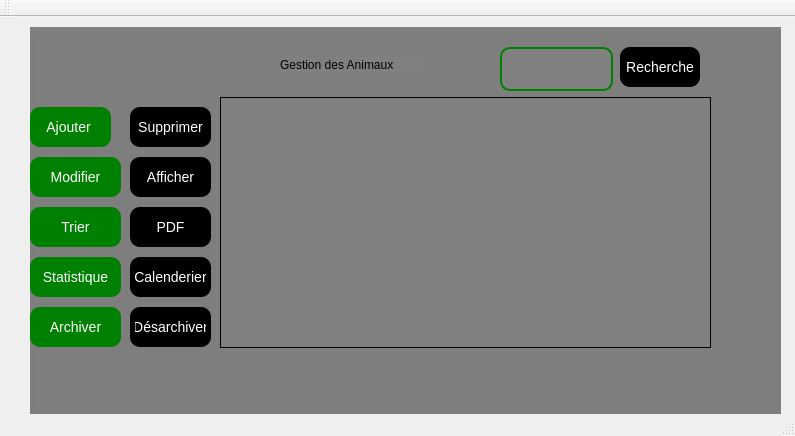
<?xml version="1.0" encoding="UTF-8"?>
<ui version="4.0">
 <class>GestionAnimaux</class>
 <widget class="QMainWindow" name="GestionAnimaux">
  <property name="geometry">
   <rect>
    <x>0</x>
    <y>0</y>
    <width>795</width>
    <height>436</height>
   </rect>
  </property>
  <property name="windowTitle">
   <string>Gestion des Clients</string>
  </property>
  <widget class="QWidget" name="centralWidget">
   <widget class="QGroupBox" name="groupBox">
    <property name="geometry">
     <rect>
      <x>30</x>
      <y>10</y>
      <width>751</width>
      <height>391</height>
     </rect>
    </property>
    <property name="styleSheet">
     <string notr="true">/* CSS pour styliser votre interface */
* {
    /* Couleur de fond générale */
    background-color: #808080; /* Gris */
}

/* Styliser tous les boutons */
QPushButton {
    border-radius: 10px; /* Bordures arrondies */
    box-shadow: 0 0 10px rgba(0,0,0,0.5); /* Ombre */
    font-family: Arial, sans-serif; /* Changer la police */
    font-size: 14px; /* Taille de la police */
    padding: 5px; /* Espacement interne réduit */
    min-height: 30px; /* Hauteur minimale augmentée */
}

/* Styliser le bouton Ajouter */
QPushButton#Ajouter {
    background-color: #008000; /* Vert */
    color: #FFFFFF; /* Blanc */
}

/* Styliser le bouton Supprimer */
QPushButton#supprimeran {
    background-color: #000000; /* Noir */
    color: #FFFFFF; /* Blanc */
}

/* Styliser le bouton Modifier */
QPushButton#modifieran {
    background-color: #008000; /* Vert */
    color: #FFFFFF; /* Blanc */
}

/* Styliser le bouton Afficher */
QPushButton#affichean {
    background-color: #000000; /* Noir */
    color: #FFFFFF; /* Blanc */
}

/* Styliser le bouton Trier */
QPushButton#Trieran {
    background-color: #008000; /* Vert */
    color: #FFFFFF; /* Blanc */
}

/* Styliser le bouton PDF */
QPushButton#pdfa {
    background-color: #000000; /* Noir */
    color: #FFFFFF; /* Blanc */
}

/* Styliser le bouton Statistique */
QPushButton#statanim {
    background-color: #008000; /* Vert */
    color: #FFFFFF; /* Blanc */
}

/* Styliser le bouton Recherche */
QPushButton#recherchean {
    background-color: #000000; /* Noir */
    color: #FFFFFF; /* Blanc */
}
/* Styliser QTableView */
QTableView {
    border: 1px solid #000; /* Bordure noire */
    color: #000; /* Texte noir */
    background-color: #808080; /* Fond gris */
    gridline-color: #008000; /* Lignes de grille vertes */
}

/* Styliser l'en-tête de QTableView */
QHeaderView::section {
    background-color: #008000; /* Fond vert */
    padding: 5px; /* Espacement interne */
    border: 1px solid #000; /* Bordure noire */
    color: #fff; /* Texte blanc */
}

/* Styliser les cellules de QTableView lorsqu'elles sont sélectionnées */
QTableView::item:selected {
    background-color: #008000; /* Fond vert */
    color: #fff; /* Texte blanc */
}
/* Styliser QLineEdit */
QLineEdit {
    border: 2px solid #008000; /* Bordure verte */
    border-radius: 10px; /* Bordures arrondies */
      padding: 5px; /* Espacement interne réduit */
    min-height: 30px; /* Hauteur minimale augmentée */
    background-color: #808080; /* Fond gris */
    color: #FFFFFF; /* Texte blanc */
}

/* Styliser QLineEdit lorsqu'il a le focus */
QLineEdit:focus {
    border: 2px solid #000000; /* Bordure noire */
}
</string>
    </property>
    <property name="title">
     <string/>
    </property>
    <widget class="QLabel" name="label">
     <property name="geometry">
      <rect>
       <x>250</x>
       <y>30</y>
       <width>141</width>
       <height>16</height>
      </rect>
     </property>
     <property name="styleSheet">
      <string notr="true">font: 75 italic 15pt &quot;Perpetua&quot;;</string>
     </property>
     <property name="text">
      <string>Gestion des Animaux</string>
     </property>
    </widget>
    <widget class="QPushButton" name="Ajouter">
     <property name="geometry">
      <rect>
       <x>0</x>
       <y>80</y>
       <width>81</width>
       <height>40</height>
      </rect>
     </property>
     <property name="text">
      <string>Ajouter </string>
     </property>
    </widget>
    <widget class="QPushButton" name="supprimeran">
     <property name="geometry">
      <rect>
       <x>100</x>
       <y>80</y>
       <width>81</width>
       <height>40</height>
      </rect>
     </property>
     <property name="text">
      <string>Supprimer</string>
     </property>
    </widget>
    <widget class="QPushButton" name="modifieran">
     <property name="geometry">
      <rect>
       <x>0</x>
       <y>130</y>
       <width>91</width>
       <height>40</height>
      </rect>
     </property>
     <property name="text">
      <string>Modifier</string>
     </property>
    </widget>
    <widget class="QPushButton" name="affichean">
     <property name="geometry">
      <rect>
       <x>100</x>
       <y>130</y>
       <width>81</width>
       <height>40</height>
      </rect>
     </property>
     <property name="text">
      <string>Afficher</string>
     </property>
    </widget>
    <widget class="QTableView" name="tablevie">
     <property name="geometry">
      <rect>
       <x>190</x>
       <y>70</y>
       <width>491</width>
       <height>251</height>
      </rect>
     </property>
    </widget>
    <widget class="QPushButton" name="Trieran">
     <property name="geometry">
      <rect>
       <x>0</x>
       <y>180</y>
       <width>91</width>
       <height>40</height>
      </rect>
     </property>
     <property name="text">
      <string>Trier</string>
     </property>
    </widget>
    <widget class="QPushButton" name="pdfa">
     <property name="geometry">
      <rect>
       <x>100</x>
       <y>180</y>
       <width>81</width>
       <height>40</height>
      </rect>
     </property>
     <property name="text">
      <string>PDF</string>
     </property>
    </widget>
    <widget class="QPushButton" name="statanim">
     <property name="geometry">
      <rect>
       <x>0</x>
       <y>230</y>
       <width>91</width>
       <height>40</height>
      </rect>
     </property>
     <property name="text">
      <string>Statistique</string>
     </property>
    </widget>
    <widget class="QLineEdit" name="lineditrech">
     <property name="geometry">
      <rect>
       <x>470</x>
       <y>20</y>
       <width>113</width>
       <height>44</height>
      </rect>
     </property>
    </widget>
    <widget class="QPushButton" name="recherchean">
     <property name="geometry">
      <rect>
       <x>590</x>
       <y>20</y>
       <width>80</width>
       <height>40</height>
      </rect>
     </property>
     <property name="text">
      <string>Recherche</string>
     </property>
    </widget>
    <widget class="QPushButton" name="calendrierb">
     <property name="geometry">
      <rect>
       <x>100</x>
       <y>230</y>
       <width>81</width>
       <height>40</height>
      </rect>
     </property>
     <property name="styleSheet">
      <string notr="true">QPushButton#calendrierb {
    background-color: #000000; /* Vert */
    color: #FFFFFF; /* Blanc */
}</string>
     </property>
     <property name="text">
      <string>Calenderier</string>
     </property>
    </widget>
    <widget class="QPushButton" name="unarchiveButton">
     <property name="geometry">
      <rect>
       <x>100</x>
       <y>280</y>
       <width>81</width>
       <height>40</height>
      </rect>
     </property>
     <property name="styleSheet">
      <string notr="true">QPushButton#unarchiveButton{
    background-color: #000000; /* Noir */
    color: #FFFFFF; /* Blanc */
}</string>
     </property>
     <property name="text">
      <string>Désarchiver</string>
     </property>
    </widget>
    <widget class="QPushButton" name="archiveButton">
     <property name="geometry">
      <rect>
       <x>0</x>
       <y>280</y>
       <width>91</width>
       <height>40</height>
      </rect>
     </property>
     <property name="styleSheet">
      <string notr="true">QPushButton#archiveButton {
    background-color: #008000; /* Vert */
    color: #FFFFFF; /* Blanc */
}</string>
     </property>
     <property name="text">
      <string>Archiver</string>
     </property>
    </widget>
   </widget>
   <widget class="QLabel" name="label_2">
    <property name="geometry">
     <rect>
      <x>-370</x>
      <y>0</y>
      <width>441</width>
      <height>71</height>
     </rect>
    </property>
    <property name="text">
     <string/>
    </property>
    <property name="pixmap">
     <pixmap>../../Downloads/logofinal.png</pixmap>
    </property>
   </widget>
  </widget>
  <widget class="QMenuBar" name="menuBar">
   <property name="geometry">
    <rect>
     <x>0</x>
     <y>0</y>
     <width>795</width>
     <height>21</height>
    </rect>
   </property>
  </widget>
  <widget class="QToolBar" name="mainToolBar">
   <attribute name="toolBarArea">
    <enum>TopToolBarArea</enum>
   </attribute>
   <attribute name="toolBarBreak">
    <bool>false</bool>
   </attribute>
  </widget>
  <widget class="QStatusBar" name="statusBar"/>
 </widget>
 <layoutdefault spacing="6" margin="11"/>
 <resources/>
 <connections/>
</ui>
